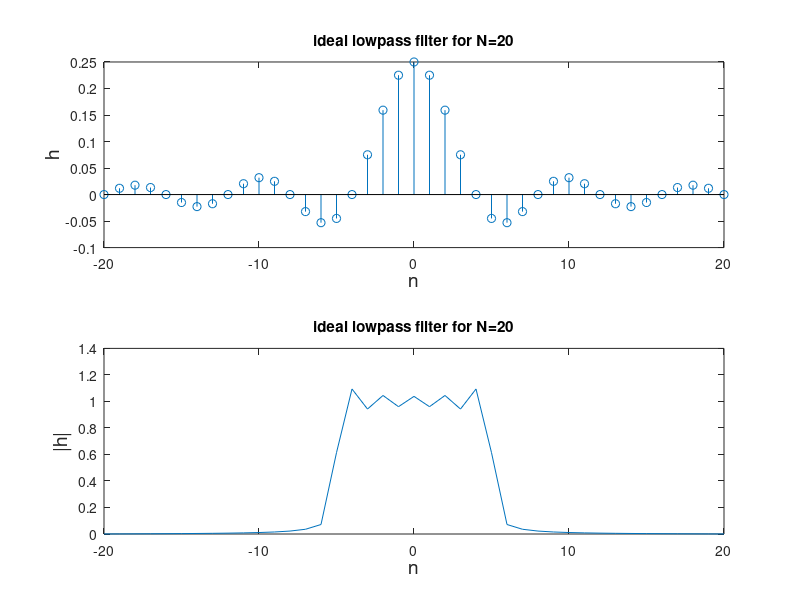
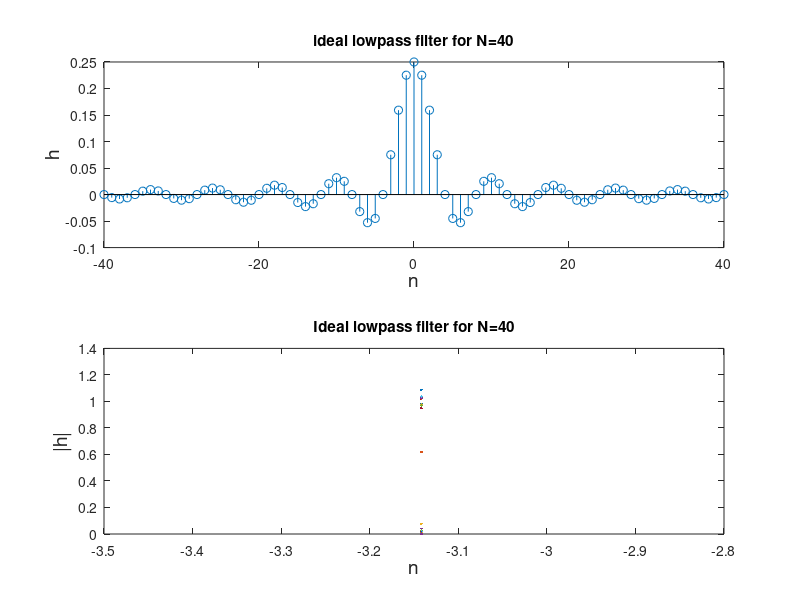
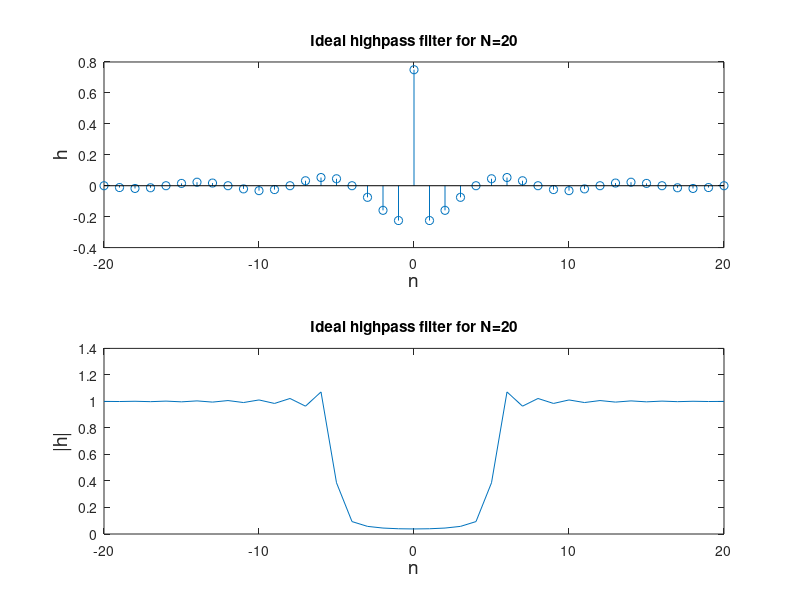
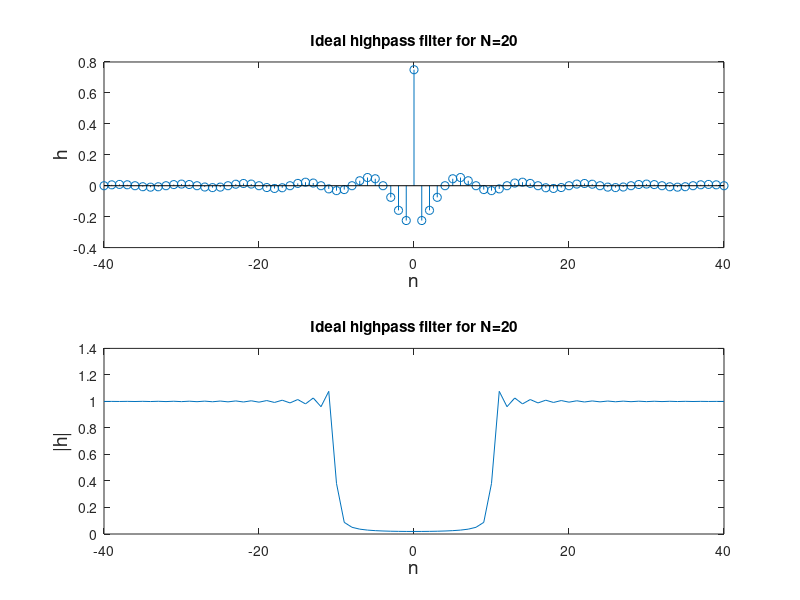

MATLAB code to generate these figures, in order: (Note: this script raises an error after producing the figures.)
%% lowpass filter N=20
clc, clear all, close all;
N=20;
n=-N:1:N;
w=pi/4;
h=w/pi*sinc(w/pi*n);
figure;
subplot(211);
stem(n,h);
xlabel('n','fontsize',14);
ylabel('h','fontsize',14);
title('ideal lowpass filter for N=20');
subplot(212);
plot(n,abs(fftshift(fft(h))));
xlabel('n','fontsize',14);
ylabel('|h|','fontsize',14);
title('ideal lowpass filter for N=20');
%% lowpass filter N=40
clc, clear all, close all;
N=40;
n=-N:1:N;
w=pi/4;
h=w/pi*sinc(w/pi*n);
x=-pi:N:pi;
figure;
subplot(211);
stem(n,h);
xlabel('n','fontsize',14);
ylabel('h','fontsize',14);
title('ideal lowpass filter for N=40');
subplot(212);
plot(x,abs(fftshift(fft(h))));
xlabel('n','fontsize',14);
ylabel('|h|','fontsize',14);
title('Ideal lowpass filter for N=40');
%% highpass filter N=20
clc, clear all, close all;
N=20;
n=-N:1:N;
w=pi/4;
imp=[zeros(1,N),1,zeros(1,N)];
h=imp(n+N+1)-w/pi*sinc(w/pi*n);
figure;
subplot(211);
stem(n,h);
xlabel('n','fontsize',14);
ylabel('h','fontsize',14);
title('Ideal highpass filter for N=20');
subplot(212);
plot(n,abs(fftshift(fft(h))));
xlabel('n','fontsize',14);
ylabel('|h|','fontsize',14);
title('Ideal highpass filter for N=20');
%% highpass filter N=40
clc, clear all, close all;
N=40;
n=-N:1:N;
w=pi/4;
imp=[zeros(1,N),1,zeros(1,N)];
h=imp(n+N+1)-w/pi*sinc(w/pi*n);
figure;
subplot(211);
stem(n,h);
xlabel('n','fontsize',14);
ylabel('h','fontsize',14);
title('Ideal highpass filter for N=20');
subplot(212);
plot(n,abs(fftshift(fft(h))));
xlabel('n','fontsize',14);
ylabel('|h|','fontsize',14);
title('Ideal highpass filter for N=20');
%% bandpass filter N=20
clc, clear all, close all;
N=20;
n=-N:1:N;
w=pi/4;
a=pi/3;
h=cos(a*n)*w/pi.*sinc(w/pi*n);
figure;
subplot(211);
stem(n,h);
xlabel('n','fontsize',14);
ylabel('h','fontsize',14);
title('Ideal bandpass filter for N=20');
subplot(212);
plot(n,abs(fftshift(fft(h))));
xlabel('n','fontsize',14);
ylabel('|h|','fontsize',14);
title('Ideal bandpass filter for N=20');
%% bandpass filter N=40
clc, clear all, close all;
N=40;
n=-N:1:N;
w=pi/4;
a=pi/3;
h=cos(a*n)*w/pi.*sinc(w/pi*n);
figure;
subplot(211);
stem(n,h);
xlabel('n','fontsize',14);
ylabel('h','fontsize',14);
title('Ideal bandpass filter for N=40');
subplot(212);
plot(n,abs(fftshift(fft(h))));
xlabel('n','fontsize',14);
ylabel('|h|','fontsize',14);
title('Ideal bandpass filter for N=40');
%% impulseresponse
clc, clear all, close all;
load impulseresponse.mat;
figure;
stem(h);
xlabel('n','fontsize',14);
ylabel('h','fontsize',14);
title('Impulse response');
fvtool(h);
phasez(h);
%% FIR
clc, clear all, close all;
N=25;
n=-N:1:N;
x=0:1:(2*N);
w=pi/3;
M=(N-1)/2;
d=w/pi*sinc(w/pi*n);
D=fft(d);
G=D*exp(-1i*M*w);
g=ifft(G);
ham=hamming(length(n))';
h=ham.*g;
figure;
stem(x,h);
xlabel('n','fontsize',14);
ylabel('h','fontsize',14);
title('Impulse response');
fvtool(h);
phasez(h);
%% PM
clc, clear all, close all;
f=[0.15 0.175];
a=[1,0];
rp=[1.2589 0.00316];
fs=1;
[n,fo,mo,w]=firpmord(f,a,rp,fs);
b=firpm(n,fo,mo,w);
figure;
freqz(b);
figure;
impz(b);

%% Spectrograms
clc, clear all, close all;
load spectrogram.mat;
plot(abs(fft(x)));
%%
clc, clear all, close all;
wavread sound1.wav;
plot(20*log10(abs(fft(ans))));

%%
clc, clear all, close all;
wavread sound2.wav;
spectrogram(ans,'yaxis');